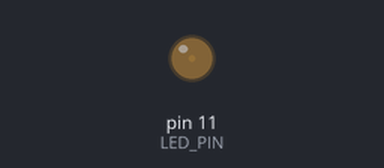
A sketch run on a simulated Arduino Uno, built with avr-gcc and run on an emulated ATmega328P. On the bench: output pins drawn as LEDs (lit = HIGH).

Above: at 0.05 s.
At 1.15 s:
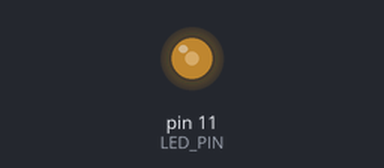
At 2.3 s:
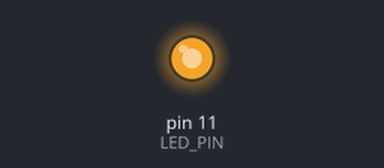
At 4.55 s:
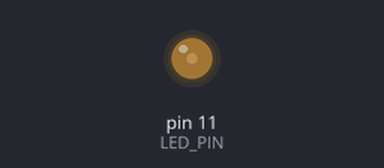
Timing chart, 0 to 6.7 s (numbered marks = the images above):
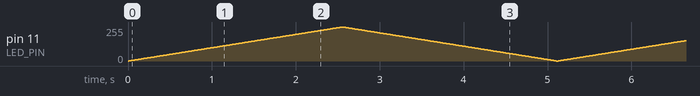

The sketch:

fadeInOut.ino
```cpp
#define LED_PIN 11

void setup() {
  // Setting up light
  pinMode(LED_PIN, OUTPUT);

}

void loop() {
  // Fade in
  for ( int i = 0; i < 255; i++){
    analogWrite(LED_PIN, i);
    delay(10);
  }
  //Fade out
  for (int i = 255; i >= 0; i--){
    analogWrite(LED_PIN, i);
    delay(10);
  }

}
```
